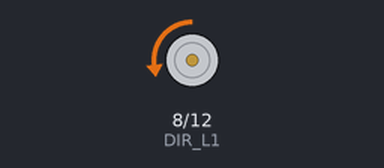
A sketch run on a simulated Arduino Uno, built with avr-gcc and run on an emulated ATmega328P. Shown: motor-driver pin pairs drawn as motors (green arrow = first pin HIGH = forward, orange = second pin HIGH = backward, longer = more drive, scaled by the enable pin).

Above: at 1.0 s.
At 3.0 s:
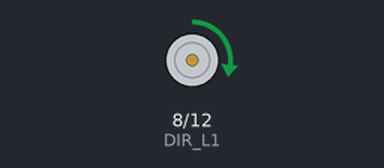
Timing chart, 0 to 5.2 s (numbered marks = the images above):
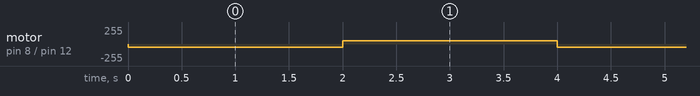

Measured:
- by itself, motor on pin 8 (DIR_L1) / pin 12 (DIR_L2): alternates forward 50/255 for 2.0 s and backward 50/255 for 2.0 s

The sketch:

__1.ino
```cpp
#define PWM_L 10 //M1
#define DIR_L1 8
#define DIR_L2 12

void setup() {
  pinMode(PWM_L, OUTPUT);
  pinMode(DIR_L1, OUTPUT);
  pinMode(DIR_L2, OUTPUT);
}

void loop() {
  motor_Control(50, 2000); //ccw
  motor_Control(-50, 2000); //cw
}

void motor_Control(int pwm_1, int m_time)
{
 if(pwm_1>=0){
  analogWrite(PWM_L, pwm_1);
  digitalWrite(DIR_L1, LOW);
  digitalWrite(DIR_L2, HIGH);
 }
  else{
  analogWrite(PWM_L, abs(pwm_1));
  digitalWrite(DIR_L1, HIGH);
  digitalWrite(DIR_L2, LOW);
 }
 delay(m_time);
}
```
